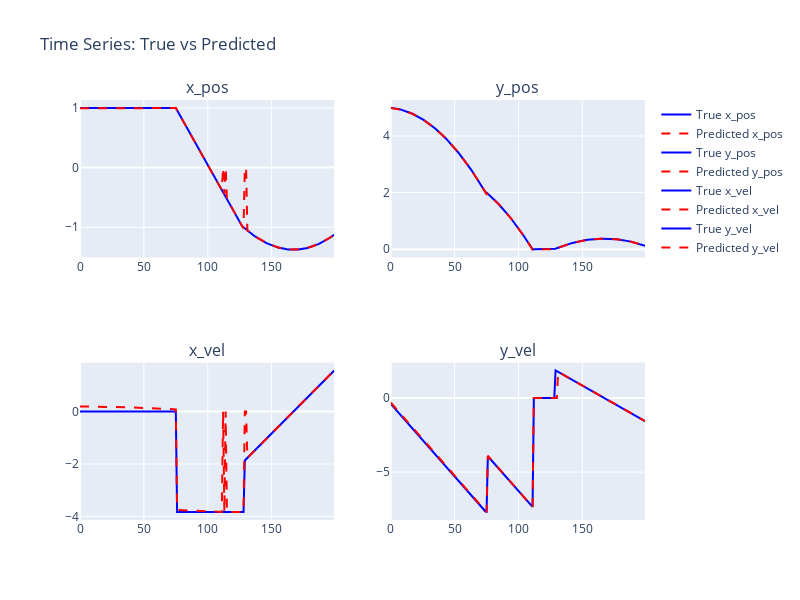

Notebook code cell kept with this figure:
### Code cell
import plotly.graph_objects as go
from plotly.subplots import make_subplots

N_plot = 200
y_true_plot = y[:N_plot]
y_pred_plot = y_pred[:N_plot]

labels = ['x_pos', 'y_pos', 'x_vel', 'y_vel']

# Create 2x2 subplot
fig = make_subplots(rows=2, cols=2, subplot_titles=labels)

for i in range(4):
    row = i // 2 + 1
    col = i % 2 + 1
    
    # True
    fig.add_trace(go.Scatter(y=y_true_plot[:, i], mode='lines', name=f'True {labels[i]}', line=dict(color='blue', width=2)), row=row, col=col)
    
    # Predicted
    fig.add_trace(go.Scatter(y=y_pred_plot[:, i], mode='lines', name=f'Predicted {labels[i]}', line=dict(color='red', width=2, dash='dash')), row=row, col=col)

fig.update_layout(height=600, width=800, title_text="Time Series: True vs Predicted")
fig.show()

### Figure 1 — Plotly figure (JSON) as saved in the notebook; plotly's stock layout.template omitted (floating-point values rounded to 4 significant figures; data arrays with more than 128 entries replaced by an {"elided": "..."} marker saying what was removed)
{"data": [{"line": {"color": "blue", "width": 2}, "mode": "lines", "name": "True x_pos", "type": "scatter", "xaxis": "x", "y": {"elided": "200 float values"}, "yaxis": "y"}, {"line": {"color": "red", "dash": "dash", "width": 2}, "mode": "lines", "name": "Predicted x_pos", "type": "scatter", "xaxis": "x", "y": {"elided": "200 float values"}, "yaxis": "y"}, {"line": {"color": "blue", "width": 2}, "mode": "lines", "name": "True y_pos", "type": "scatter", "xaxis": "x2", "y": {"elided": "200 float values"}, "yaxis": "y2"}, {"line": {"color": "red", "dash": "dash", "width": 2}, "mode": "lines", "name": "Predicted y_pos", "type": "scatter", "xaxis": "x2", "y": {"elided": "200 float values"}, "yaxis": "y2"}, {"line": {"color": "blue", "width": 2}, "mode": "lines", "name": "True x_vel", "type": "scatter", "xaxis": "x3", "y": {"elided": "200 float values"}, "yaxis": "y3"}, {"line": {"color": "red", "dash": "dash", "width": 2}, "mode": "lines", "name": "Predicted x_vel", "type": "scatter", "xaxis": "x3", "y": {"elided": "200 float values"}, "yaxis": "y3"}, {"line": {"color": "blue", "width": 2}, "mode": "lines", "name": "True y_vel", "type": "scatter", "xaxis": "x4", "y": {"elided": "200 float values"}, "yaxis": "y4"}, {"line": {"color": "red", "dash": "dash", "width": 2}, "mode": "lines", "name": "Predicted y_vel", "type": "scatter", "xaxis": "x4", "y": {"elided": "200 float values"}, "yaxis": "y4"}], "layout": {"annotations": [{"font": {"size": 16}, "showarrow": false, "text": "x_pos", "x": 0.225, "xanchor": "center", "xref": "paper", "y": 1, "yanchor": "bottom", "yref": "paper"}, {"font": {"size": 16}, "showarrow": false, "text": "y_pos", "x": 0.775, "xanchor": "center", "xref": "paper", "y": 1, "yanchor": "bottom", "yref": "paper"}, {"font": {"size": 16}, "showarrow": false, "text": "x_vel", "x": 0.225, "xanchor": "center", "xref": "paper", "y": 0.375, "yanchor": "bottom", "yref": "paper"}, {"font": {"size": 16}, "showarrow": false, "text": "y_vel", "x": 0.775, "xanchor": "center", "xref": "paper", "y": 0.375, "yanchor": "bottom", "yref": "paper"}], "height": 600, "title": {"text": "Time Series: True vs Predicted"}, "width": 800, "xaxis": {"anchor": "y", "domain": [0, 0.45]}, "xaxis2": {"anchor": "y2", "domain": [0.55, 1]}, "xaxis3": {"anchor": "y3", "domain": [0, 0.45]}, "xaxis4": {"anchor": "y4", "domain": [0.55, 1]}, "yaxis": {"anchor": "x", "domain": [0.625, 1]}, "yaxis2": {"anchor": "x2", "domain": [0.625, 1]}, "yaxis3": {"anchor": "x3", "domain": [0, 0.375]}, "yaxis4": {"anchor": "x4", "domain": [0, 0.375]}}}
